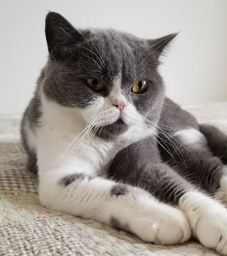
#> input picture 096-floyd-steinberg/kiki.png, 227 x 256 px, shrunk from 622 x 700 before the run
$ python cres.py
#> lines starting #> are read from the running program, lines starting #| are printed output that depends on the picture
### 096-floyd-steinberg/cres_rgb.py
# Day 96: Floyd-Steinberg

from PIL import Image
import copy
import os

def dithering(rgb_matrix, interval):
    width = len(rgb_matrix[0])
    height = len(rgb_matrix)
    mtx = copy.deepcopy(rgb_matrix)
    for i in range(3):
        for y in range(height):
            for x in range(width):
                old_value = mtx[y][x][i]
                new_value = find_closest_value(old_value, interval)
                mtx[y][x][i] = new_value
                quant_error = old_value - new_value
                if x + 1 < width:
                    # right pixel
                    mtx[y][x+1][i] = mtx[y][x+1][i] + quant_error * 7 / 16

                if x - 1 >= 0 and y + 1 < height:
                    # botton left pixel
                    mtx[y+1][x-1][i] = mtx[y+1][x-1][i] + quant_error * 3 / 16

                if y + 1 < height:
                    # botton pixel
                    mtx[y+1][x][i] = mtx[y+1][x][i] + quant_error * 5 / 16

                if x + 1 < width and y + 1 < height:
                    # botton right pixel
                    mtx[y+1][x+1][i] = mtx[y+1][x+1][i] + quant_error * 1 / 16
    return mtx


def get_pixel_map(image_path):
    im = Image.open(image_path, 'r')
    width, height = im.size
    pixels = list(im.getdata())
    pixel_map = [pixels[i:i + width] for i in range(0, len(pixels), width)]
    for i in range(height):
        for j in range(width):
            pixel = pixel_map[i][j]
            pixel_map[i][j] = [pixel[0]/255, pixel[1]/255, pixel[2]/255]
    return pixel_map


def find_closest_value(value, interval):
    candidates = [i / interval for i in range(interval+1)]
    return min(candidates, key=lambda x:abs(x-value))


def process_image(image_path, output_path, color_interval):
    pixel_map = get_pixel_map(image_path)
    dithered_pixel_map = dithering(pixel_map, color_interval)

    height = len(dithered_pixel_map)
    width = len(dithered_pixel_map[0])

    new_image = Image.new('RGB', (width, height))
    pixels = new_image.load()
    for y in range(height):
        for x in range(width):
            r = round(dithered_pixel_map[y][x][0] * 255)
            g = round(dithered_pixel_map[y][x][1] * 255)
            b = round(dithered_pixel_map[y][x][2] * 255)
            pixels[x, y] = (r, g, b)
    new_image.save(output_path)

def main():
    dir_path = os.path.dirname(os.path.realpath(__file__))
    process_image(dir_path+"/kiki.png", dir_path+"/kiki-dithered-rgb.png", 1)
#> in get_pixel_map, im is the input picture: PIL image 227x256 RGB; mean R, G, B 157.7, 151.8, 145.5
#> in get_pixel_map, `pixels = list(im.getdata())`: pixels = 58112 items
#> in get_pixel_map, `pixel_map = [pixels[i:i + width] for i in range(0, len(pixels), width)]`: pixel_map = 256 items
#> in dithering, `width = len(rgb_matrix[0])`: width = 227
#> in dithering, `height = len(rgb_matrix)`: height = 256
#> in dithering, `mtx = copy.deepcopy(rgb_matrix)`: mtx = 256 items
#> in process_image, `height = len(dithered_pixel_map)`: height = 256
#> in process_image, `width = len(dithered_pixel_map[0])`: width = 227
#> in process_image, `new_image = Image.new('RGB', (width, height))`: new_image: PIL image 227x256 RGB; every value is 0
#> in process_image, `new_image.save(output_path)`:
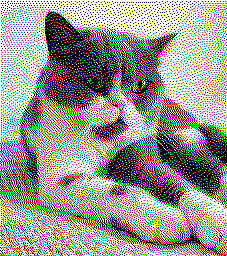
#> saved as kiki-dithered-rgb.png: PIL image 227x256 RGB; mean R, G, B 157.9, 152, 145.6

# [2 lines that do not run on import are left out]

### 096-floyd-steinberg/cres_grayscale.py
# Day 96: Floyd-Steinberg

from PIL import Image
import copy
import os

def dithering(rgb_matrix, interval):
    width = len(rgb_matrix[0])
    height = len(rgb_matrix)
    mtx = copy.deepcopy(rgb_matrix)
    for y in range(height):
        for x in range(width):
            old_value = mtx[y][x]
            new_value = find_closest_value(old_value, interval)
            mtx[y][x] = new_value
            quant_error = old_value - new_value
            if x + 1 < width:
                # right pixel
                mtx[y][x+1] = mtx[y][x+1] + quant_error * 7 / 16

            if x - 1 >= 0 and y + 1 < height:
                # botton left pixel
                mtx[y+1][x-1] = mtx[y+1][x-1] + quant_error * 3 / 16

            if y + 1 < height:
                # botton pixel
                mtx[y+1][x] = mtx[y+1][x] + quant_error * 5 / 16

            if x + 1 < width and y + 1 < height:
                # botton right pixel
                mtx[y+1][x+1] = mtx[y+1][x+1] + quant_error * 1 / 16
    return mtx


def get_pixel_map(image_path):
    im = Image.open(image_path, 'r')
    width, height = im.size
    pixels = list(im.getdata())
    pixel_map = [pixels[i:i + width] for i in range(0, len(pixels), width)]
    for i in range(height):
        for j in range(width):
            pixel = pixel_map[i][j]
            pixel_map[i][j] = (pixel[0]/255 + pixel[1]/255 + pixel[2]/255) / 3
    return pixel_map


def find_closest_value(value, interval):
    candidates = [i / interval for i in range(interval+1)]
    return min(candidates, key=lambda x:abs(x-value))

def save_image(matrix, filename):
    height = len(matrix)
    width = len(matrix[0])
    new_image = Image.new('RGB', (width, height))
    pixels = new_image.load()
    for y in range(height):
        for x in range(width):
            brightness = round(matrix[y][x] * 255)
            pixels[x, y] = (brightness, brightness, brightness)
    new_image.save(filename)

def process_image(image_path, output_path, color_interval):
    pixel_map = get_pixel_map(image_path)
    dithered_pixel_map = dithering(pixel_map, color_interval)
    save_image(dithered_pixel_map, output_path)

def process_image_grayscale(image_path, output_path, color_interval):
    pixel_map = get_pixel_map(image_path)
    save_image(pixel_map, output_path)

def main():
    dir_path = os.path.dirname(os.path.realpath(__file__))
    process_image(dir_path+"/pyu.png", dir_path+"/pyu-dithered-grayscale.png", 1)
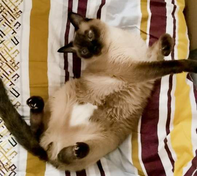
#> input picture 096-floyd-steinberg/pyu.png, 197 x 176 px, shrunk from 539 x 481 before the run
#> in get_pixel_map, im is the input picture: PIL image 197x176 RGB; mean R, G, B 150.6, 125.8, 95.9
#> in get_pixel_map, `pixels = list(im.getdata())`: pixels = 34672 items
#> in get_pixel_map, `pixel_map = [pixels[i:i + width] for i in range(0, len(pixels), width)]`: pixel_map = 176 items
#> in dithering, `width = len(rgb_matrix[0])`: width = 197
#> in dithering, `height = len(rgb_matrix)`: height = 176
#> in dithering, `mtx = copy.deepcopy(rgb_matrix)`: mtx = 176 items
#> in save_image, `new_image = Image.new('RGB', (width, height))`: new_image: PIL image 197x176 RGB; every value is 0
#> in save_image, `new_image.save(filename)`:
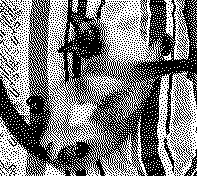
#> saved as pyu-dithered-grayscale.png: PIL image 197x176 RGB; 48.7% white in thin lines or dots
    process_image_grayscale(dir_path+"/pyu.png", dir_path+"/pyu-grayscale.png", 1)
#> call 2 of save_image, with filename = '096-floyd-steinberg/pyu-grayscale.png'
#> in save_image (call 2), `new_image.save(filename)`:
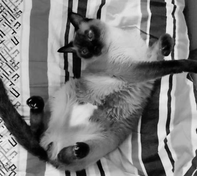
#> saved as pyu-grayscale.png: PIL image 197x176 RGB; min 0, max 250, mean 124.1

# [2 lines that do not run on import are left out]

### 096-floyd-steinberg/cres.py
import cres_grayscale
import cres_rgb

print("Generating rgb dithering")
cres_rgb.main()

print("Generating grayscale dithering")
cres_grayscale.main()
